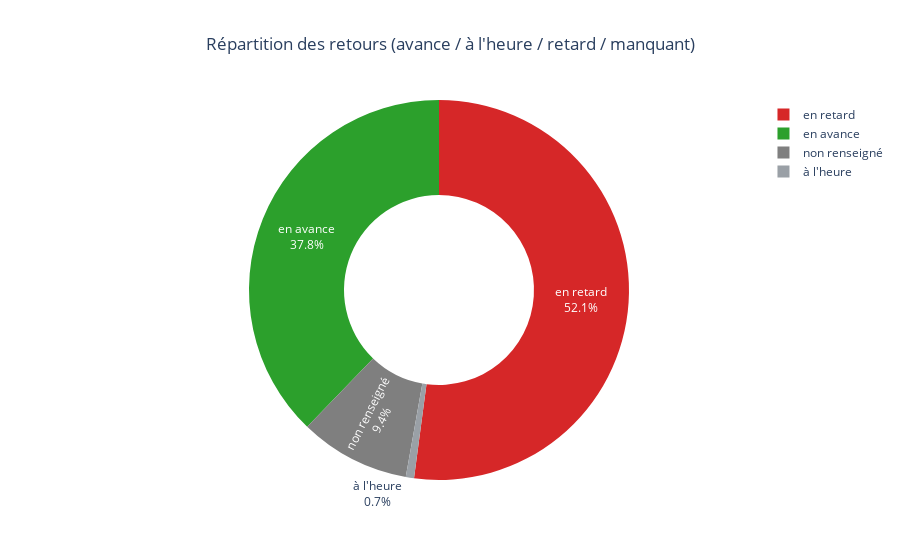
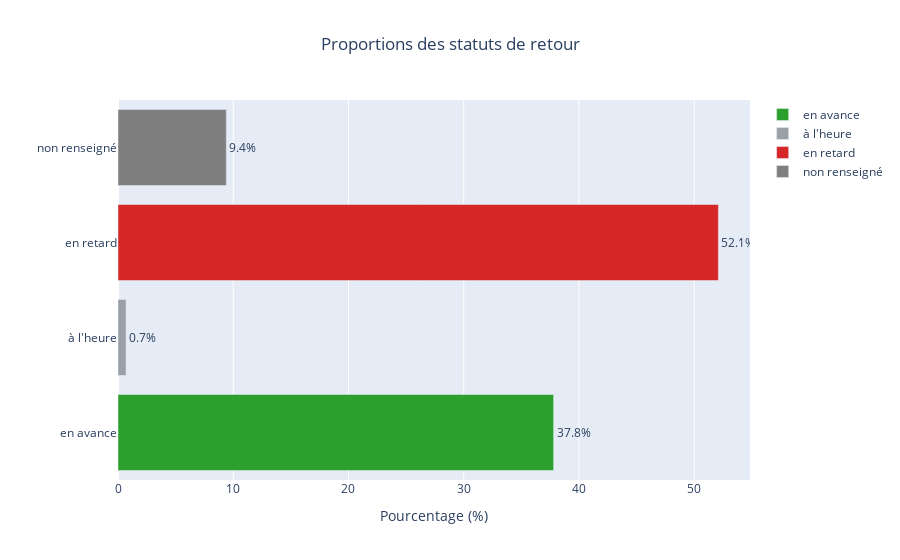

Here is the notebook cell these charts were saved with, in order:
### Code cell
def classify_delay(x):
    if pd.isna(x):
        return "non renseigné"
    if x < 0:
        return "en avance"
    if x == 0:
        return "à l'heure"
    return "en retard"

df_ended["return_status"] = df_ended["delay_at_checkout_in_minutes"].apply(classify_delay)

order = ["en avance", "à l'heure", "en retard", "non renseigné"]
df_ended["return_status"] = pd.Categorical(df_ended["return_status"], categories=order, ordered=True)

counts = df_ended["return_status"].value_counts(dropna=False).reindex(order)
props = (counts / counts.sum() * 100).round(1)
plot_df = pd.DataFrame({"statut": counts.index, "n": counts.values, "pct": props.values})

color_map = {
    "en avance": "#2ca02c",
    "à l'heure": "#9aa0a6",
    "en retard": "#d62728",
    "non renseigné": "#7f7f7f"
}


fig = px.pie(
    plot_df,
    values="pct",
    names="statut",
    title="Répartition des retours (avance / à l'heure / retard / manquant)",
    hole=0.5,
    color="statut",
    color_discrete_map=color_map
)

fig.update_traces(
    textinfo="percent+label",
    hovertemplate="<b>%{label}</b><br>%{value:.1f}%<br>n = %{customdata}",
    customdata=plot_df["n"]
)
fig.update_layout(title_x=0.5)
fig.show()

fig_bar = px.bar(
    plot_df,
    x="pct",
    y="statut",
    orientation="h",
    text="pct",
    color="statut",
    color_discrete_map=color_map,
    title="Proportions des statuts de retour",
    labels={"pct": "Pourcentage (%)", "statut": ""}
)
fig_bar.update_traces(texttemplate="%{text:.1f}%", textposition="outside")
fig_bar.update_layout(
    title_x=0.5, yaxis_categoryorder="array", yaxis_categoryarray=order
)

fig_bar.show()

### Figure 1 — Plotly figure (JSON) as saved in the notebook; plotly's stock layout.template omitted (floating-point values rounded to 4 significant figures)
{"data": [{"customdata": [6819, 122, 9404, 1700], "domain": {"x": [0, 1], "y": [0, 1]}, "hole": 0.5, "hovertemplate": "<b>%{label}</b><br>%{value:.1f}%<br>n = %{customdata}", "labels": ["en avance", "à l'heure", "en retard", "non renseigné"], "legendgroup": "", "marker": {"colors": ["#2ca02c", "#9aa0a6", "#d62728", "#7f7f7f"]}, "name": "", "showlegend": true, "textinfo": "percent+label", "type": "pie", "values": [37.8, 0.7, 52.1, 9.4]}], "layout": {"legend": {"tracegroupgap": 0}, "title": {"text": "Répartition des retours (avance / à l'heure / retard / manquant)", "x": 0.5}}}

### Figure 2 — Plotly figure (JSON) as saved in the notebook; plotly's stock layout.template omitted (floating-point values rounded to 4 significant figures)
{"data": [{"hovertemplate": "=%{y}<br>Pourcentage (%)=%{text}<extra></extra>", "legendgroup": "en avance", "marker": {"color": "#2ca02c", "pattern": {"shape": ""}}, "name": "en avance", "orientation": "h", "showlegend": true, "text": [37.8], "textposition": "outside", "texttemplate": "%{text:.1f}%", "type": "bar", "x": [37.8], "xaxis": "x", "y": ["en avance"], "yaxis": "y"}, {"hovertemplate": "=%{y}<br>Pourcentage (%)=%{text}<extra></extra>", "legendgroup": "à l'heure", "marker": {"color": "#9aa0a6", "pattern": {"shape": ""}}, "name": "à l'heure", "orientation": "h", "showlegend": true, "text": [0.7], "textposition": "outside", "texttemplate": "%{text:.1f}%", "type": "bar", "x": [0.7], "xaxis": "x", "y": ["à l'heure"], "yaxis": "y"}, {"hovertemplate": "=%{y}<br>Pourcentage (%)=%{text}<extra></extra>", "legendgroup": "en retard", "marker": {"color": "#d62728", "pattern": {"shape": ""}}, "name": "en retard", "orientation": "h", "showlegend": true, "text": [52.1], "textposition": "outside", "texttemplate": "%{text:.1f}%", "type": "bar", "x": [52.1], "xaxis": "x", "y": ["en retard"], "yaxis": "y"}, {"hovertemplate": "=%{y}<br>Pourcentage (%)=%{text}<extra></extra>", "legendgroup": "non renseigné", "marker": {"color": "#7f7f7f", "pattern": {"shape": ""}}, "name": "non renseigné", "orientation": "h", "showlegend": true, "text": [9.4], "textposition": "outside", "texttemplate": "%{text:.1f}%", "type": "bar", "x": [9.4], "xaxis": "x", "y": ["non renseigné"], "yaxis": "y"}], "layout": {"barmode": "relative", "legend": {"title": {"text": ""}, "tracegroupgap": 0}, "title": {"text": "Proportions des statuts de retour", "x": 0.5}, "xaxis": {"anchor": "y", "domain": [0, 1], "title": {"text": "Pourcentage (%)"}}, "yaxis": {"anchor": "x", "categoryarray": ["en avance", "à l'heure", "en retard", "non renseigné"], "categoryorder": "array", "domain": [0, 1], "title": {"text": ""}}}}
